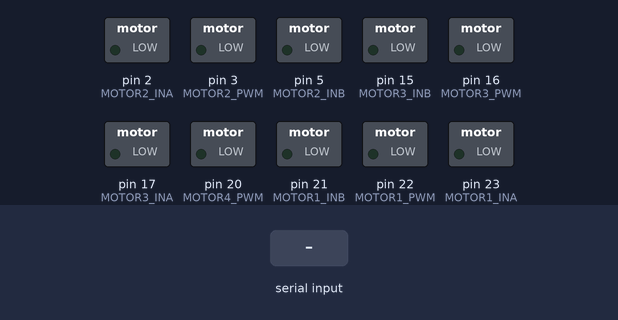
This sketch was run on a simulated Arduino Mega 2560, built with avr-gcc and run on an emulated ATmega2560. Parts: switched loads named in the sketch (green lamp = pin HIGH). The test bench sets the inputs (shaded band). Pins used as bus, display or sensor lines are not drawn.

Above: at 1.3 s.
1.4 s: "90,45,200\n" received over the second serial link
At 2.6 s:
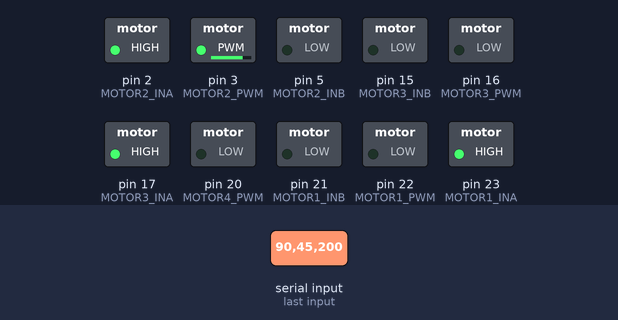
2.9 s: "30,150,10\n" received over the second serial link
At 3.7 s:
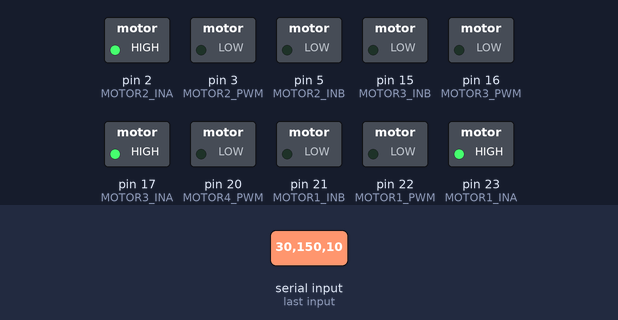
4.4 s: "30,150,10,200\n" received over the second serial link
At 4.9 s:
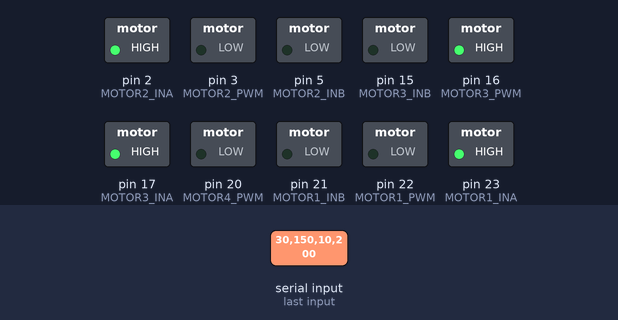
5.9 s: "11\n" received over the second serial link
At 7.1 s:
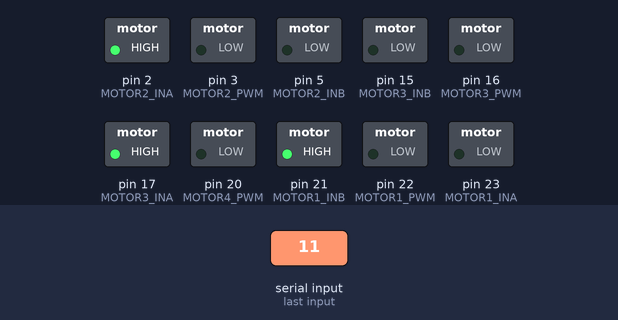
7.4 s: "90,45\n" received over the second serial link
At 8.3 s:
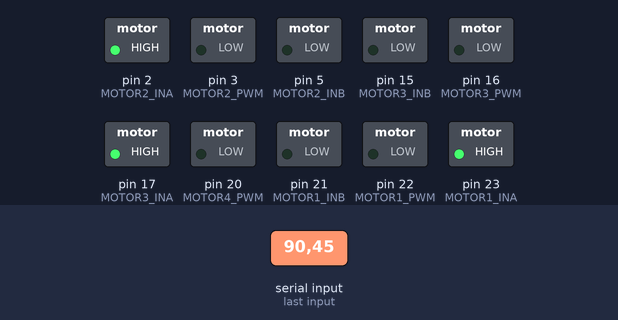
8.9 s: "90,45,200,10\n" received over the second serial link
At 9.5 s:
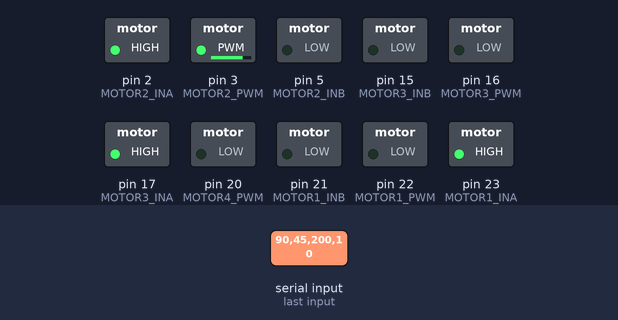
Timing chart, 0 to 11.4 s (numbered marks = the images above; inputs shaded):
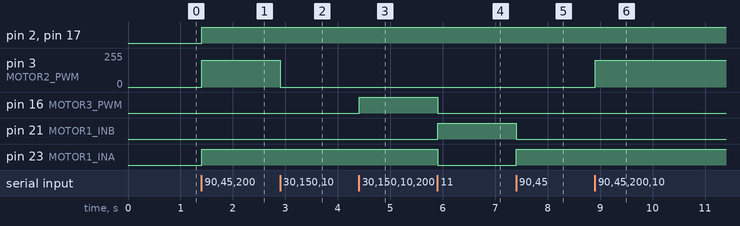

Measured:
- after the input at 1.4 s, pin 2 (MOTOR2_INA), pin 17 (MOTOR3_INA), pin 23 (MOTOR1_INA): LOW → HIGH at once; pin 3 (MOTOR2_PWM): 0/255 → 200/255 at once
- after the input at 2.9 s, pin 3 (MOTOR2_PWM): 200/255 → 0/255 at once
- after the input at 4.4 s, pin 16 (MOTOR3_PWM): LOW → HIGH at once
- after the input at 5.9 s, pin 16 (MOTOR3_PWM), pin 23 (MOTOR1_INA): HIGH → LOW at once; pin 21 (MOTOR1_INB): LOW → HIGH at once
- after the input at 7.4 s, pin 21 (MOTOR1_INB): HIGH → LOW at once; pin 23 (MOTOR1_INA): LOW → HIGH at once
- after the input at 8.9 s, pin 3 (MOTOR2_PWM): 0/255 → 200/255 at once

The sketch:

DemoBotControl.ino
```cpp
// DEMO BOT CONTROL
// UKRMT KATS SMALL ROBOT CONTROL SOFTWARE
// UNIVERSITY OF KENTUCKY 2019
//   _  __    _  _____ ____    ____   ___ _____
//  | |/ /   / \|_   _/ ___|  | __ ) / _ \_   _|
//  | ' /   / _ \ | | \___ \  |  _ \| | | || |
//  | . \  / ___ \| |  ___) | | |_) | |_| || |
//  |_|\_\/_/   \_\_| |____/  |____/ \___/ |_|


// THE ROBOT USES 4 OF THIS POLOLU MOTOR DRIVER
// https://www.pololu.com/product/1451

#include <string.h>
#define DEBUG true

// MOTOR CONTROL PINS
#define MOTOR1_INA    23
#define MOTOR1_INB    21
#define MOTOR1_PWM    22
#define MOTOR2_INA    2
#define MOTOR2_INB    5
#define MOTOR2_PWM    3
#define MOTOR3_INA    17
#define MOTOR3_INB    15
#define MOTOR3_PWM    16
#define MOTOR4_INA    19
#define MOTOR4_INB    18
#define MOTOR4_PWM    20
String data_in;
char tmp;

enum {
  MOTOR1,
  MOTOR2,
  MOTOR3,
  MOTOR4,
  MOTORS_LEFT,  // LEFT SIDE MOTORS 3 AND 4
  MOTORS_RIGHT, // RIGHT SIDE MOTORS 1 AND 2
  MOTORS_ALL    // ALL MOTORS
} motors;

enum {
  DS_STOP,
  DS_FWD,
  DS_REV,
  DS_RT,
  DS_LT,
} drive_state;


void drive(  int m, int d, int spd ) {
  if ( spd > 255)  spd = 255;
  if ( spd < 0)    spd = 0;


  Serial1.print("driving motor "); Serial1.print(m); Serial1.print(" at speed ");
  Serial1.print(spd); Serial1.print(" in direction "); Serial1.println(d);

  switch (m)
  {
    case MOTOR1:
      if ( d == 1 )
      {
        Serial1.println("In and driving");
        digitalWrite(MOTOR1_INA, LOW );
        digitalWrite(MOTOR1_INB, HIGH );
        analogWrite(MOTOR1_PWM, spd);
      }

      // DRIVE REVERSE
      else if ( d == 0 )
      {
        digitalWrite(MOTOR1_INA, HIGH );
        digitalWrite(MOTOR1_INB, LOW );
        analogWrite(MOTOR1_PWM, spd);
      }
      break;

    case MOTOR2:
      if ( d == 1 )
      {
        digitalWrite(MOTOR2_INA, LOW );
        digitalWrite(MOTOR2_INB, HIGH );
        analogWrite(MOTOR2_PWM, spd);
      }

      // DRIVE REVERSE
      else if ( d == 0 )
      {
        digitalWrite(MOTOR2_INA, HIGH );
        digitalWrite(MOTOR2_INB, LOW );
        analogWrite(MOTOR2_PWM, spd);
      }
      break;

    case MOTOR3:
      if ( d == 1 )
      {
        digitalWrite(MOTOR3_INA, LOW );
        digitalWrite(MOTOR3_INB, HIGH );
        analogWrite(MOTOR3_PWM, spd);
      }

      // DRIVE REVERSE
      else if ( d == 0 )
      {
        digitalWrite(MOTOR3_INA, HIGH );
        digitalWrite(MOTOR3_INB, LOW );
        analogWrite(MOTOR3_PWM, spd);
      }
      break;

    case MOTOR4:
      if ( d == 1 )
      {
        digitalWrite(MOTOR4_INA, LOW );
        digitalWrite(MOTOR4_INB, HIGH );
        analogWrite(MOTOR4_PWM, spd);
      }


      // DRIVE REVERSE
      else if ( d == 0 )
      {
        digitalWrite(MOTOR4_INA, HIGH );
        digitalWrite(MOTOR4_INB, LOW );
        analogWrite(MOTOR4_PWM, spd);
      }
      break;


  }
}

void driveDirection( int d ) {

  // ALL STOP CONDITION
  if ( d == DS_STOP ) {
    motorsOff();
  }

  // DRIVE FORWARD
  else if ( d == DS_FWD ) {
    forward();
  }

  // DRIVE REVERSE
  else if ( d == DS_REV ) {
    reverse();
  }

  // TURN RUGHT
  else if ( d == DS_RT ) {
    right();
  }

  // TURN LEFT
  else if ( d == DS_LT ) {
    left();
  }

  // ERROR STATE BAD DIRECTION PROVIDED
  else {
    if (DEBUG) {
      Serial1.print("bad drive state in call to setDirection(");
      Serial1.print(d);
      Serial1.println(");");
    }
  }
}

void driveSpeed(int m, int spd)
{
  if ( spd > 255)  spd = 255;
  if ( spd < 0)    spd = 0;

  switch (m)
  {
    case MOTOR1:
      analogWrite(MOTOR1_PWM, spd);
      break;

    case MOTOR2:
      analogWrite(MOTOR2_PWM, spd);
      break;

    case MOTOR3:
      analogWrite(MOTOR3_PWM, spd);
      break;

    case MOTOR4:
      analogWrite(MOTOR4_PWM, spd);
      break;

    case MOTORS_LEFT:
      analogWrite(MOTOR3_PWM, spd);
      analogWrite(MOTOR4_PWM, spd);
      break;

    case MOTORS_RIGHT:
      analogWrite(MOTOR1_PWM, spd);
      analogWrite(MOTOR2_PWM, spd);
      break;

    case MOTORS_ALL:
      analogWrite(MOTOR1_PWM, spd);
      analogWrite(MOTOR2_PWM, spd);
      analogWrite(MOTOR3_PWM, spd);
      analogWrite(MOTOR4_PWM, spd);
      break;

    default:
      if (DEBUG) Serial1.println("Error in driveSpeed()");
      break;
  }
}


//------------------------------------------------------------------------------
//------------------------------------------------------------------------------
void forward()
{
  digitalWrite(MOTOR1_INA, LOW );
  digitalWrite(MOTOR1_INB, HIGH );
  digitalWrite(MOTOR2_INA, LOW );
  digitalWrite(MOTOR2_INB, HIGH );
  digitalWrite(MOTOR3_INA, HIGH );
  digitalWrite(MOTOR3_INB, LOW );
  digitalWrite(MOTOR4_INA, HIGH );
  digitalWrite(MOTOR4_INB, LOW );
}

//------------------------------------------------------------------------------
//------------------------------------------------------------------------------
void reverse()
{
  digitalWrite(MOTOR1_INA, HIGH );
  digitalWrite(MOTOR1_INB, LOW );
  digitalWrite(MOTOR2_INA, HIGH );
  digitalWrite(MOTOR2_INB, LOW );
  digitalWrite(MOTOR3_INA, LOW );
  digitalWrite(MOTOR3_INB, HIGH );
  digitalWrite(MOTOR4_INA, LOW );
  digitalWrite(MOTOR4_INB, HIGH );
}

//------------------------------------------------------------------------------
//------------------------------------------------------------------------------
void left()
{
  digitalWrite(MOTOR1_INA, LOW );
  digitalWrite(MOTOR1_INB, HIGH );
  digitalWrite(MOTOR2_INA, LOW );
  digitalWrite(MOTOR2_INB, HIGH );
  digitalWrite(MOTOR3_INA, LOW );
  digitalWrite(MOTOR3_INB, HIGH );
  digitalWrite(MOTOR4_INA, LOW );
  digitalWrite(MOTOR4_INB, HIGH );
}

//------------------------------------------------------------------------------
//------------------------------------------------------------------------------
void right()
{
  digitalWrite(MOTOR1_INA, HIGH );
  digitalWrite(MOTOR1_INB, LOW );
  digitalWrite(MOTOR2_INA, HIGH );
  digitalWrite(MOTOR2_INB, LOW );
  digitalWrite(MOTOR3_INA, HIGH);
  digitalWrite(MOTOR3_INB, LOW );
  digitalWrite(MOTOR4_INA, HIGH );
  digitalWrite(MOTOR4_INB, LOW );
}

//------------------------------------------------------------------------------
//------------------------------------------------------------------------------
void motorsOff()
{
  digitalWrite(MOTOR1_INA, LOW );
  digitalWrite(MOTOR1_INB, LOW );
  digitalWrite(MOTOR2_INA, LOW );
  digitalWrite(MOTOR2_INB, LOW );
  digitalWrite(MOTOR3_INA, LOW );
  digitalWrite(MOTOR3_INB, LOW );
  digitalWrite(MOTOR4_INA, LOW );
  digitalWrite(MOTOR4_INB, LOW );
}

//------------------------------------------------------------------------------
//------------------------------------------------------------------------------
void setupMotorControlPins()
{
  // MOTOR 1 INIT
  pinMode(MOTOR1_INA, OUTPUT);
  pinMode(MOTOR1_INB, OUTPUT);
  pinMode(MOTOR1_PWM, OUTPUT);

  // MOTOR 2 INIT
  pinMode(MOTOR2_INA, OUTPUT);
  pinMode(MOTOR2_INB, OUTPUT);
  pinMode(MOTOR2_PWM, OUTPUT);

  // MOTOR 3 INIT
  pinMode(MOTOR3_INA, OUTPUT);
  pinMode(MOTOR3_INB, OUTPUT);
  pinMode(MOTOR3_PWM, OUTPUT);

  // MOTOR 4 INIT
  pinMode(MOTOR4_INA, OUTPUT);
  pinMode(MOTOR4_INB, OUTPUT);
  pinMode(MOTOR4_PWM, OUTPUT);
}

void waitForStartupMessage() {
  bool gotit = false;
  String message = F("KATSBOT2019");
  int index = 0;
  unsigned long startTime = millis();
  unsigned long timeout = 60000;

  while( !gotit ){
    if( millis() - startTime > timeout ){
      return;
    }
    if( Serial1.available() ){
      if( Serial.peek()==message[index] ){
        index++;
      } else {
        index =0;
      }
      if( index==11 ){
        gotit = true;
      }
    }
  }
}

int batterySampleInterval=500;
unsigned long lastBatterySample=0;

//------------------------------------------------------------------------------
//------------------------------------------------------------------------------
void setup() {
  Serial.begin(115200);
  Serial1.begin(115200);
  delay(100);

  setupMotorControlPins();

  pinMode(A0, INPUT);

  driveDirection(DS_STOP);
  driveSpeed(MOTORS_ALL, 0);


  //waitForStartupMessage();
}

//------------------------------------------------------------------------------
//------------------------------------------------------------------------------
void loop() {
  // PROCESS Serial1 MESSAGES AND DRIVE MOTORS ACCORDINGLY
//
//  if( millis()-lastBatterySample > batterySampleInterval ){
//    float value = 0.0;
//    unsigned long sum = 0;
//    int i=0;
//    for( i=0; i<10; i++) {
//      sum += analogRead(A0);
//      delay(5);
//    }
//    value = 3.3*((float)sum/10.0/1023.0)/(10.0/59.0);
//    Serial.println(value, 2);
//    lastBatterySample=millis();
//  }

  while (Serial1.available() > 0) {
    // read the incoming byte:
    char tmp = Serial1.read();

    if (tmp == '\n')
    {
      if ( data_in == "stop" || data_in == "STOP" ) {
        driveDirection(DS_STOP);
        driveSpeed(MOTORS_ALL, 0);
      }
      else if(data_in == "battery" || data_in == "BATTERY") {
        float value = 0.0;
        unsigned long sum = 0;
        int i=0;
        for( i=0; i<10; i++) {
          sum += analogRead(A0);
          delay(5);
        }
        sum/=10;
        value = 3.3*((float)sum/1023.0)/(10.0/59.0);
        Serial1.println(value, 2);
        Serial.println(value, 2);
      } else {

        //FORMAT: 'M' proceeded by four four character substrings consisting of 0 or 1 for direction and a three digit pwm value
        //Example: 'M1255025511270127' would correspond to:
        //Motor 1 fwd at full speed, Motor 2 rvs at full speed, Motor 3 fwd at half speed, Motor 4 rvs at half speed
        drive(MOTOR1, data_in.substring(1, 2).toInt(), data_in.substring(2, 5).toInt());
        drive(MOTOR2, data_in.substring(5, 6).toInt(), data_in.substring(6, 9).toInt());
        drive(MOTOR3, data_in.substring(9, 10).toInt(), data_in.substring(10, 13).toInt());
        drive(MOTOR4, data_in.substring(13, 14).toInt(), data_in.substring(14, 17).toInt());

      }
      Serial1.println(data_in);
      data_in = "";
      break;
    }
    else data_in += tmp;
  }

}
```
